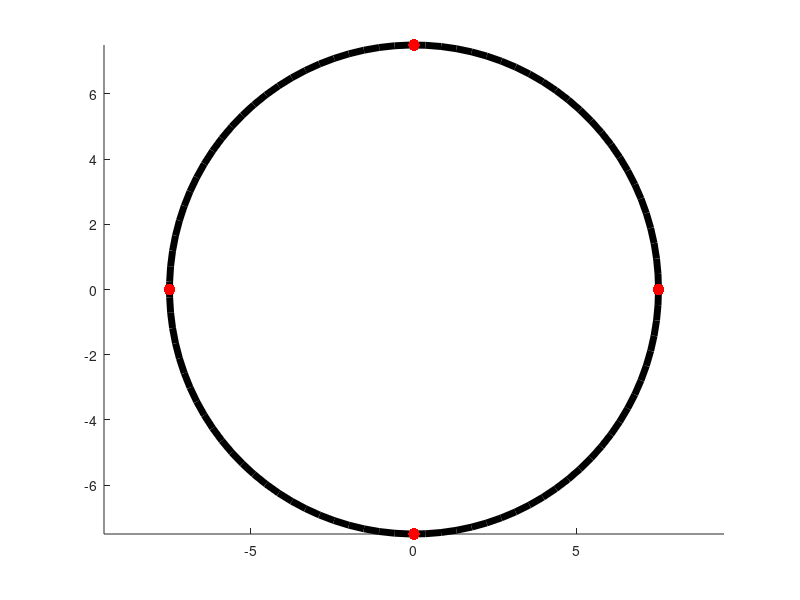

Write the MATLAB code that produced this figure. (Note: this script raises an error after producing the figure.)
clear all
close all
clc

%% TO-DO
% add current velocity of each line to simulation?

%% Required Files
% MovePayload.m -> used to calculate old and new points for center payload

%% SIMULATION SETTINGS

gifCreate = 0;              % change this to 1 for gif creation
filename = 'my_gif.gif';    % set output gif filename here

%% Enviromental Constants and Simulation Options
% NOTE: all dimensions are given in INCHES or FRACTIONS OF AN INCH

% DIAMETER of the RING (rolling frame)
frame_size = 15;

% LENGTH of PAYLOAD SIDE 
% note! assumes payload is a SQUARE!
payload_size = 2.5;

% point to start from
start_point = [0,-5];

% point to end on
stop_point = [0,5];

% frames per time resolution
linear_resolution = 100;

%% moving from a start point to a stop point in discrete animated steps

% frame constants to be used in plotting
theta = linspace(0,2*pi);
frame_x = (frame_size / 2)*cos(theta);
frame_y = (frame_size / 2)*sin(theta);

% Setting motor locations
motor_locations = [[frame_size / 2, 0]; ...
                   [0, frame_size / 2]; ...
                   [-(frame_size / 2), 0]; ...
                   [0, -(frame_size / 2)]];

% Setting initl. payload location and points relative to that
payload_location = start_point;

% Set a figure handle
h = figure;

% these get drawn once
hold on
plot(frame_x, frame_y, 'k', 'LineWidth', 5);
axis equal
plot(motor_locations(:,1), motor_locations(:,2), 'r.', 'MarkerSize', 25);

payload_corners = MovePayload(payload_size, payload_location);

% REDRAW EVERY MOVEMENT
% payload center and corners
plot_center_point = plot(payload_location(:,1),payload_location(:,2),'rx');
plot_payload_corners = plot(payload_corners(:,1),payload_corners(:,2),'r.', 'MarkerSize', 3);
% payload border
plot_b1 = plot([payload_corners(1,1) payload_corners(2,1)], [payload_corners(1,2) payload_corners(2,2)], '--k');
plot_b2 = plot([payload_corners(2,1) payload_corners(3,1)], [payload_corners(2,2) payload_corners(3,2)], '--k');
plot_b3 = plot([payload_corners(3,1) payload_corners(4,1)], [payload_corners(3,2) payload_corners(4,2)], '--k');
plot_b4 = plot([payload_corners(4,1) payload_corners(1,1)], [payload_corners(4,2) payload_corners(1,2)], '--k');
% lines from motors to payload corners
plot_line1 = plot([payload_corners(1,1) motor_locations(1,1)], [payload_corners(1,2) motor_locations(1,2)], 'k', 'LineWidth', 1);
plot_line2 = plot([payload_corners(2,1) motor_locations(2,1)], [payload_corners(2,2) motor_locations(2,2)], 'k', 'LineWidth', 1);
plot_line3 = plot([payload_corners(3,1) motor_locations(3,1)], [payload_corners(3,2) motor_locations(3,2)], 'k', 'LineWidth', 1);
plot_line4 = plot([payload_corners(4,1) motor_locations(4,1)], [payload_corners(4,2) motor_locations(4,2)], 'k', 'LineWidth', 1);

%% Beginning of movement process

% get distance between two points
dist = pdist([start_point; stop_point], 'euclidean');

% x and y movement per time unit
x_dist_unit = abs(stop_point(1,1) - start_point(1,1)) / linear_resolution;
y_dist_unit = abs(stop_point(1,2) - start_point(1,2)) / linear_resolution;

center_points = []; %x and y coordinates for center of payload over linear time 
line_lengths  = []; %length of strings for each motor over linear time

for i = 1:1:linear_resolution    
    
   dist_m0 = pdist([payload_corners(1,:) ; motor_locations(1,:)], 'euclidean');
   dist_m1 = pdist([payload_corners(2,:) ; motor_locations(2,:)], 'euclidean');
   dist_m2 = pdist([payload_corners(3,:) ; motor_locations(3,:)], 'euclidean');
   dist_m3 = pdist([payload_corners(4,:) ; motor_locations(4,:)], 'euclidean');
   line_lengths = [line_lengths; dist_m0, dist_m1, dist_m2, dist_m3];
   center_points  = [center_points ; payload_location];
   
   if start_point(1,1) <= stop_point(1,1)
       payload_location(1,1) = payload_location(1,1) + x_dist_unit;
   else
       payload_location(1,1) = payload_location(1,1) - x_dist_unit;
   end
   
   if start_point(1,2) <= stop_point(1,2)
       payload_location(1,2) = payload_location(1,2) + y_dist_unit;
   else
       payload_location(1,2) = payload_location(1,2) - y_dist_unit;
   end
   
   % moving center point
   set(plot_center_point, 'XData', payload_location(1,1), 'YData', payload_location(1,2));
   
   % moving payload corners
   payload_corners = MovePayload(payload_size, payload_location);
   set(plot_payload_corners, 'XData', payload_corners(:,1), 'YData', payload_corners(:,2));
   
   % moving payload frame
   set(plot_b1, 'XData', [payload_corners(1,1) payload_corners(2,1)], 'YData',[payload_corners(1,2) payload_corners(2,2)]); 
   set(plot_b2, 'XData', [payload_corners(2,1) payload_corners(3,1)], 'YData',[payload_corners(2,2) payload_corners(3,2)]); 
   set(plot_b3, 'XData', [payload_corners(3,1) payload_corners(4,1)], 'YData',[payload_corners(3,2) payload_corners(4,2)]); 
   set(plot_b4, 'XData', [payload_corners(4,1) payload_corners(1,1)], 'YData',[payload_corners(4,2) payload_corners(1,2)]); 
   
   % moving strings attached to payload
   set(plot_line1, 'XData', [payload_corners(1,1) motor_locations(1,1)], 'YData', [payload_corners(1,2) motor_locations(1,2)]);
   set(plot_line2, 'XData', [payload_corners(2,1) motor_locations(2,1)], 'YData', [payload_corners(2,2) motor_locations(2,2)]);
   set(plot_line3, 'XData', [payload_corners(3,1) motor_locations(3,1)], 'YData', [payload_corners(3,2) motor_locations(3,2)]);
   set(plot_line4, 'XData', [payload_corners(4,1) motor_locations(4,1)], 'YData', [payload_corners(4,2) motor_locations(4,2)]);
      
   %pause(0.1)
   drawnow
   
   if gifCreate == 1
       frame = getframe(h); 
       im = frame2im(frame); 
       [imind,cm] = rgb2ind(im,256); 
       % Write to the GIF File 
       if i == 1 
          imwrite(imind,cm,filename,'gif', 'Loopcount',inf); 
       else 
          imwrite(imind,cm,filename,'gif','WriteMode','append'); 
       end  
   end
 
end